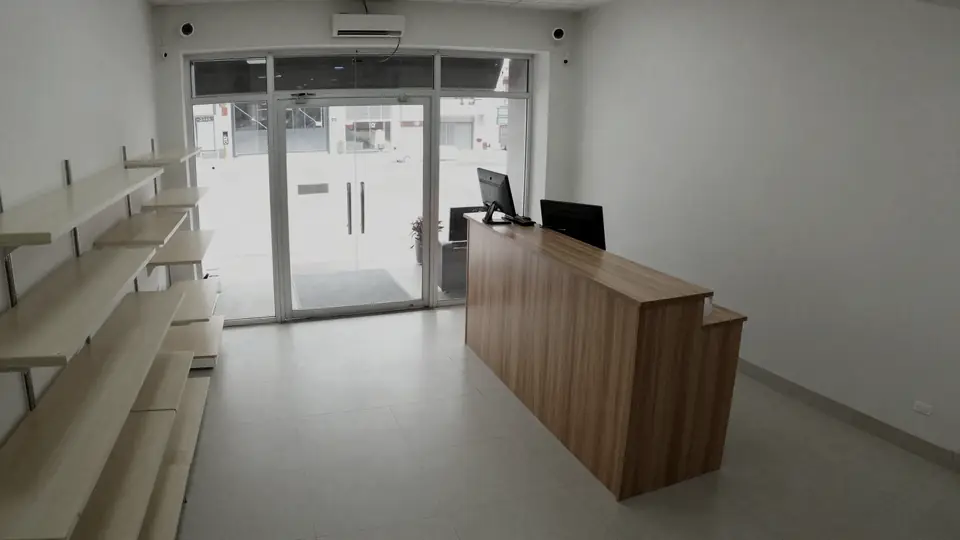
#> input picture crates/cfia-api/web/img/loja.webp, 960 x 540 px
$ python gerar-video-demo.py
#> lines starting #> are read from the running program, lines starting #| are printed output that depends on the picture
#!/usr/bin/env python3
"""Gera o vídeo da câmera de demonstração do programa a partir da mesma cena
da Formação de IA para CFTV (site): a foto da loja e as pessoas que entram
pela porta, vêm até a câmera, param no balcão e saem.

Os trajetos copiam os de crates/cfia-api/web/escola.js (PORTA, PERTO, BALCAO),
para o técnico treinar no programa com a mesma imagem que viu no curso.

Uso:  python3 scripts/gerar-video-demo.py
Saída: crates/camfacil/assets/demo-loja.mp4 (embutido no binário)
Precisa de: Pillow e ffmpeg no PATH.
"""
import subprocess
from pathlib import Path

from PIL import Image

RAIZ = Path(__file__).resolve().parent.parent
IMG = RAIZ / "crates/cfia-api/web/img"
SAIDA = RAIZ / "crates/camfacil/assets/demo-loja.mp4"

W, H = 960, 540  # coordenadas da cena do site
OUT_W, OUT_H = 640, 360  # o programa trabalha em 640 de largura
FPS = 10
SPRITE_W, SPRITE_H = 126, 250

PORTA = (326, 165, 0.3)
PERTO = (292, 350, 1.4)
BALCAO = (442, 245, 1.0)


def lerp(a, b, k):
    return a + (b - a) * k


def trajeto(k, de, para, dx=0):
    return (lerp(de[0], para[0], k) + dx, lerp(de[1], para[1], k), lerp(de[2], para[2], k))


def ease_out(k):
    return 1 - (1 - k) ** 3


# Roteiro (segundos). Começa e termina com a loja vazia para o laço não "pular".
# Mesmas passagens dos exercícios do site: duas pessoas entram, uma sai, e um
# cliente entra, para na frente do balcão e depois vai embora.
ROTEIRO = [
    # (início, duração, de, para, dx, lado, suavizar)
    (2.0, 4.2, PORTA, PERTO, 0, "frente", False),
    (8.0, 4.2, PORTA, PERTO, -55, "frente", False),
    (14.0, 4.2, PERTO, PORTA, 40, "costas", False),
    (20.0, 2.6, PORTA, BALCAO, 0, "frente", True),
    (22.6, 5.0, BALCAO, BALCAO, 0, "frente", False),  # parado sendo atendido
    (27.6, 3.4, BALCAO, PORTA, 0, "costas", False),
]
DURACAO = 33.0


def main():
    fundo = Image.open(IMG / "loja.webp").convert("RGBA")
    sprites = {
        lado: Image.open(IMG / f"pessoa-{lado}.webp").convert("RGBA")
        for lado in ("frente", "costas")
    }
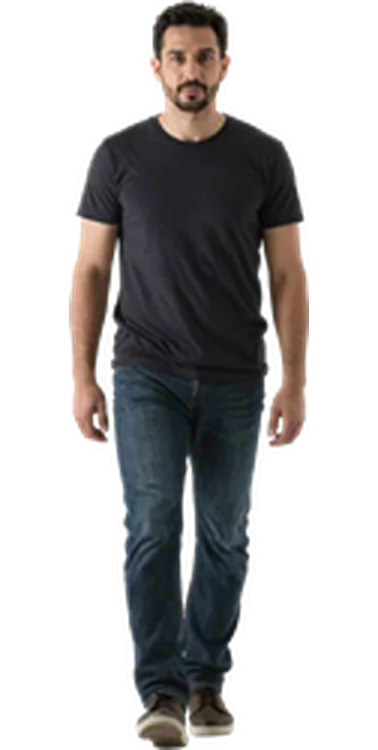
#> input picture crates/cfia-api/web/img/pessoa-frente.webp, 378 x 750 px
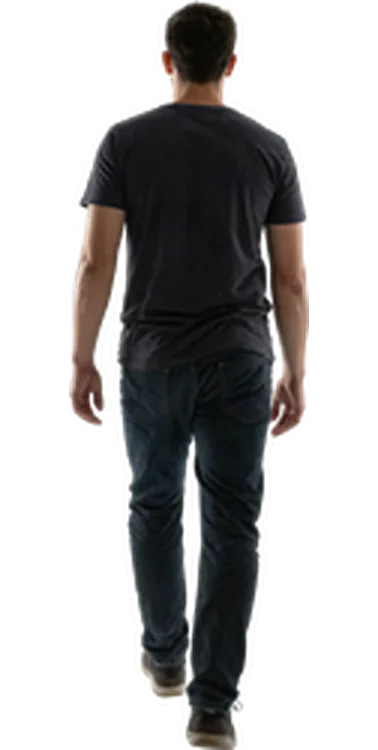
#> input picture crates/cfia-api/web/img/pessoa-costas.webp, 378 x 750 px
#> sprites = 2 items
    cache = {}

    def sprite(lado, s):
        chave = (lado, round(s, 3))
        if chave not in cache:
            w = max(1, round(SPRITE_W * s))
            h = max(1, round(SPRITE_H * s))
            cache[chave] = sprites[lado].resize((w, h), Image.LANCZOS)
        return cache[chave]

    SAIDA.parent.mkdir(parents=True, exist_ok=True)
#> (the run stopped early here; a loop or call above may not have finished)
